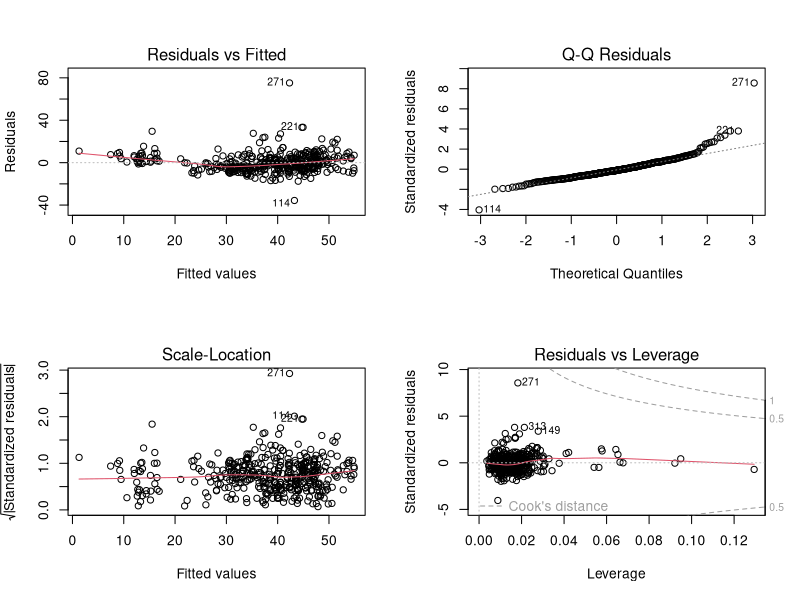
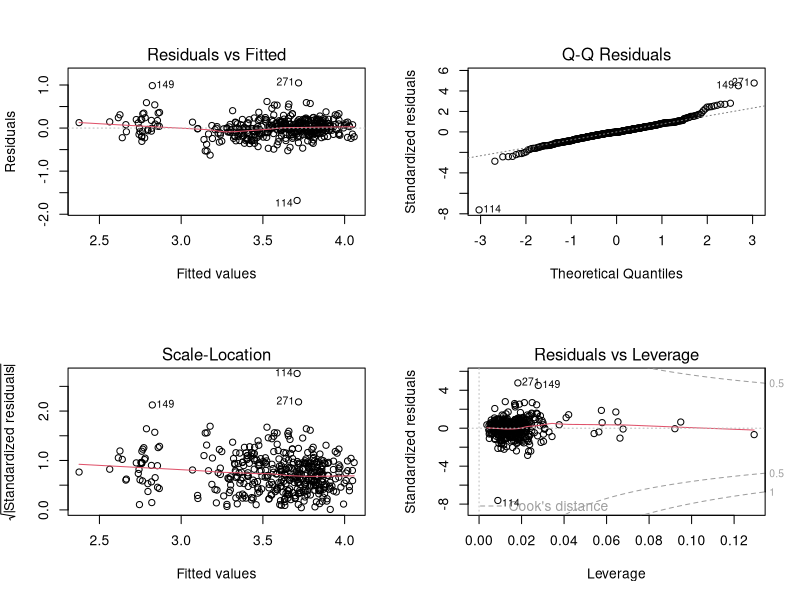

The R script that drew these images, in order:
## ---- chunk 1

df <- read.csv("real_estate2.csv")
# df$Longitude <- NULL

model <- lm(Price ~ ., data = df)

## ---- chunk 2

par(mfrow = c(2, 2))
plot(model)

## ---- chunk 3

# A log transformation on the response shows the best results
model <- lm(log(Price) ~ ., data = df)
summary(model)

## ---- chunk 4
plot(model, which = 1)

## ---- chunk 5
plot(model, which = 2)

## ---- chunk 6



plot(model, which = 3)

plot(model, which = 5)
